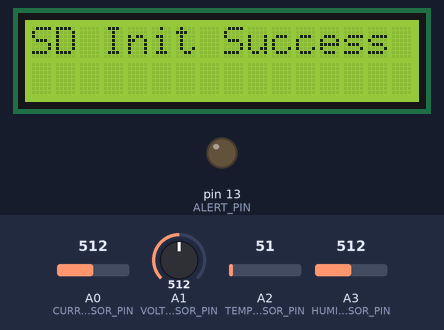
A sketch run on a simulated Arduino Uno, built with avr-gcc and run on an emulated ATmega328P. Shown: 16×2 character LCD, output pins drawn as LEDs (lit = HIGH). The test bench sets the inputs (shaded band); at power-on: A0 (CURRENT_SENSOR_PIN) = 512, A1 (VOLTAGE_SENSOR_PIN) = 512, A2 (TEMP_SENSOR_PIN) = 51, A3 (HUMIDITY_SENSOR_PIN) = 512. Storage starts empty; what the sketch prints to the serial monitor is not drawn.

Above: at 4.2 s.
At 20.4 s:
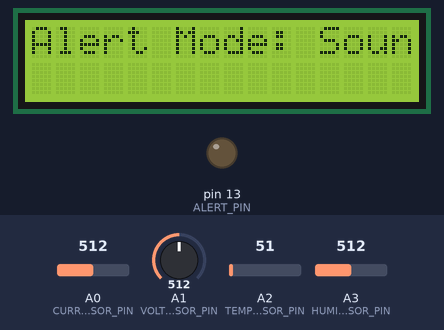
20.5 s: A0 (CURRENT_SENSOR_PIN) set to 716
At 21.43 s:
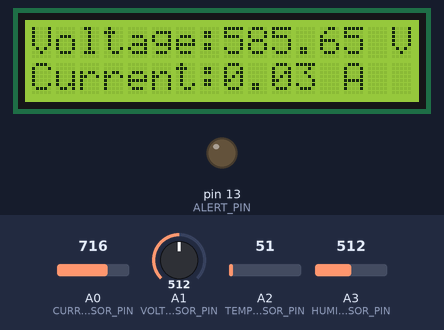
23.1 s: A1 (VOLTAGE_SENSOR_PIN) set to 279
26.1 s: A1 (VOLTAGE_SENSOR_PIN) set to 245
27.8 s: A0 (CURRENT_SENSOR_PIN) set to 742
At 30.92 s:
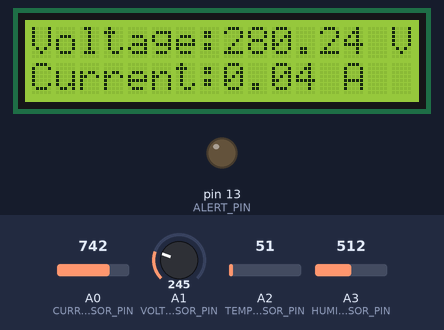
Timing chart, 0 to 31.8 s (numbered marks = the images above; inputs shaded):
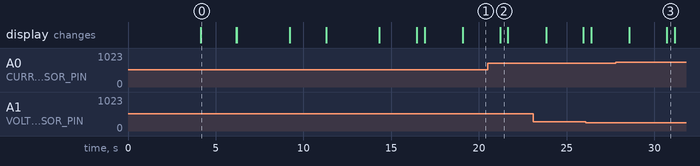

Measured:
- what the display in image 0 shows lasts 2.0 s, from 4.2 s to 6.2 s
- what the display in image 2 shows lasts 0.5 s, from 21.2 s to 21.7 s

The sketch:

FactorySense.ino
```cpp
// Libraries for LCD and voltage sensor
#include <LiquidCrystal.h>
#include <SPI.h>
#include <SD.h>

// Define pins for current and voltage sensors
#define CURRENT_SENSOR_PIN A0
#define VOLTAGE_SENSOR_PIN A1

// Set up the LCD pins
LiquidCrystal lcd(12, 11, 5, 4, 3, 2);

// Calibration constants for the sensors
const float VOLTAGE_CALIBRATION = 234.26;  // Adjust based on the sensor
const float CURRENT_CALIBRATION = 30.0;    // Adjust based on the sensor

void inner_setup() {
  Serial.begin(9600);
  lcd.begin(16, 2);  // Initialize LCD (16x2 size)
  lcd.print("Power Meter");
  delay(2000);
  lcd.clear();
}

unsigned long previousMillis = 0;  // stores the last time display was updated
const long interval = 2000;        // interval at which to update display (2 seconds)
bool showPower = true;             // toggle between showing power and voltage/current

void inner_loop() {
  // Read current from SCT-013
  float current = readCurrent(CURRENT_SENSOR_PIN);

  // Read voltage from ZMPT101B
  float voltage = readVoltage(VOLTAGE_SENSOR_PIN);

  // Calculate power consumption (P = V * I)
  float power = voltage * current;

  // Get the current time
  unsigned long currentMillis = millis();

  // If 2 seconds have passed, update the display
  if (currentMillis - previousMillis >= interval) {
    previousMillis = currentMillis;

    lcd.clear();

    if (showPower) {
      // Display power on the LCD
      lcd.setCursor(0, 0);
      lcd.print("Power:");
      lcd.setCursor(0, 1);
      lcd.print(power);
      lcd.print(" W");
    } else {
      // Display voltage and current on the LCD
      lcd.setCursor(0, 0);
      lcd.print("Voltage:");
      lcd.print(voltage);
      lcd.print(" V");
      lcd.setCursor(0, 1);
      lcd.print("Current:");
      lcd.print(current);
      lcd.print(" A");
    }

    // Toggle the display flag
    showPower = !showPower;
  }

  // Print to Serial Monitor
  Serial.print("Current: ");
  Serial.print(current);
  Serial.print(" A, Voltage: ");
  Serial.print(voltage);
  Serial.print(" V, Power: ");
  Serial.print(power);
  Serial.println(" W");
}

float readCurrent(int pin) {
  int sensorValue = analogRead(pin);
  float current = (sensorValue - 512) * (5.0 / 1024.0) / CURRENT_CALIBRATION;
  return abs(current);  // Return the absolute current value
}

float readVoltage(int pin) {
  int sensorValue = analogRead(pin);
  float voltage = sensorValue * (5.0 / 1024.0) * VOLTAGE_CALIBRATION;
  return voltage;
}


// SD card chip select pin
const int chipSelect = 4;  // Adjust based on your SD card module

void inner3_setup() {
  inner_setup();
  Serial.begin(9600);

  // Initialize LCD
  lcd.begin(16, 2);
  lcd.print("Power Meter");
  delay(2000);
  lcd.clear();

  // Initialize SD card
  if (!SD.begin(chipSelect)) {
    Serial.println("SD card initialization failed!");
    lcd.print("SD Init Failed");
    return;
  }
  Serial.println("SD card initialized.");
  lcd.print("SD Init Success");
  delay(2000);
  lcd.clear();
}

void logDataToSD(float voltage, float current, float power) {
  // Open the file for appending
  File dataFile = SD.open("datalog.txt", FILE_WRITE);

  // If the file is available, write the data
  if (dataFile) {
    dataFile.print("Voltage: ");
    dataFile.print(voltage);
    dataFile.print(" V, Current: ");
    dataFile.print(current);
    dataFile.print(" A, Power: ");
    dataFile.print(power);
    dataFile.println(" W");
    dataFile.close();  // Close the file
    Serial.println("Data logged to SD card.");
  } else {
    Serial.println("Error opening datalog.txt");
  }
}

void inner3_loop() {
  inner_loop();
  // Read current from SCT-013
  float current = readCurrent(CURRENT_SENSOR_PIN);

  // Read voltage from ZMPT101B
  float voltage = readVoltage(VOLTAGE_SENSOR_PIN);

  // Calculate power consumption (P = V * I)
  float power = voltage * current;

  // Log data to SD card
  logDataToSD(voltage, current, power);

  // Existing alternating display code (from version 2.0)
  unsigned long currentMillis = millis();

  if (currentMillis - previousMillis >= interval) {
    previousMillis = currentMillis;

    lcd.clear();

    if (showPower) {
      lcd.setCursor(0, 0);
      lcd.print("Power:");
      lcd.setCursor(0, 1);
      lcd.print(power);
      lcd.print(" W");
    } else {
      lcd.setCursor(0, 0);
      lcd.print("Voltage:");
      lcd.print(voltage);
      lcd.print(" V");
      lcd.setCursor(0, 1);
      lcd.print("Current:");
      lcd.print(current);
      lcd.print(" A");
    }

    showPower = !showPower;
  }

  // Print to Serial Monitor
  Serial.print("Current: ");
  Serial.print(current);
  Serial.print(" A, Voltage: ");
  Serial.print(voltage);
  Serial.print(" V, Power: ");
  Serial.print(power);
  Serial.println(" W");
}

#include <SoftwareSerial.h>

// Bluetooth module pins
SoftwareSerial bluetooth(10, 11);  // RX, TX pins for Bluetooth module

void inner4_setup() {
  // Call the existing setup function for LCD and SD card
  inner3_setup();

  // Initialize Bluetooth serial communication
  bluetooth.begin(9600);
  Serial.println("Bluetooth initialized.");
}

void sendDataOverBluetooth(float voltage, float current, float power) {
  bluetooth.print("Voltage: ");
  bluetooth.print(voltage);
  bluetooth.print(" V, Current: ");
  bluetooth.print(current);
  bluetooth.print(" A, Power: ");
  bluetooth.print(power);
  bluetooth.println(" W");

  Serial.println("Data sent over Bluetooth.");
}

void inner4_loop() {
  // Call the existing loop function for data logging and display
  inner3_loop();

  // Read current from SCT-013
  float current = readCurrent(CURRENT_SENSOR_PIN);

  // Read voltage from ZMPT101B
  float voltage = readVoltage(VOLTAGE_SENSOR_PIN);

  // Calculate power consumption (P = V * I)
  float power = voltage * current;

  // Send data over Bluetooth
  sendDataOverBluetooth(voltage, current, power);
}

void inner5_setup() {
  // Call the existing setup function for LCD and SD card
  inner4_setup();
}

// New Feature: Real-time power consumption graphing

void plotPowerGraph(float power) {
  // This function will print the power value in a way that can be used by the Arduino Serial Plotter
  Serial.print("Power: ");
  Serial.println(power);  // Power value is plotted on the graph
}

void inner5_loop() {
  // Call the existing loop function for logging and Bluetooth transmission
  inner4_loop();

  // Read current from SCT-013
  float current = readCurrent(CURRENT_SENSOR_PIN);

  // Read voltage from ZMPT101B
  float voltage = readVoltage(VOLTAGE_SENSOR_PIN);

  // Calculate power consumption (P = V * I)
  float power = voltage * current;

  // Plot the power graph
  plotPowerGraph(power);

  // Send data over Bluetooth
  sendDataOverBluetooth(voltage, current, power);
}

void inner6_setup(){
  inner5_setup();
}

// New Feature: Calibration for current and voltage sensors

float calibrateCurrentSensor(float currentReading) {
  // Apply calibration factor to current sensor reading
  float calibratedCurrent = currentReading * CURRENT_CALIBRATION;
  return calibratedCurrent;
}

float calibrateVoltageSensor(float voltageReading) {
  // Apply calibration factor to voltage sensor reading
  float calibratedVoltage = voltageReading * VOLTAGE_CALIBRATION;
  return calibratedVoltage;
}

void inner6_loop() {
  // Call the existing loop function for logging and Bluetooth transmission
  inner5_loop();

  // Read current from SCT-013 and apply calibration
  float rawCurrent = readCurrent(CURRENT_SENSOR_PIN);
  float current = calibrateCurrentSensor(rawCurrent);

  // Read voltage from ZMPT101B and apply calibration
  float rawVoltage = readVoltage(VOLTAGE_SENSOR_PIN);
  float voltage = calibrateVoltageSensor(rawVoltage);

  // Calculate power consumption (P = V * I)
  float power = voltage * current;

  // Plot the power graph
  plotPowerGraph(power);

  // Send data over Bluetooth
  sendDataOverBluetooth(voltage, current, power);
}


// New Feature: Power Threshold Alert

const float POWER_THRESHOLD = 100.0;  // Example threshold (in watts)
const int ALERT_PIN = 13;             // Pin connected to the alert system (e.g., LED)

void inner7_setup() {
  inner6_setup();  // Call version 6.0 setup

  // Set up the alert pin
  pinMode(ALERT_PIN, OUTPUT);
  digitalWrite(ALERT_PIN, LOW);  // Turn off alert at start

  Serial.println("Version 7.0 Setup Complete");
}

void inner7_loop() {
  inner6_loop();  // Call version 6.0 loop

  // Check if power exceeds threshold
  float current = readCurrent(CURRENT_SENSOR_PIN);
  float voltage = readVoltage(VOLTAGE_SENSOR_PIN);
  float power = voltage * current;

  if (power > POWER_THRESHOLD) {
    digitalWrite(ALERT_PIN, HIGH);  // Turn on alert (e.g., LED on)
    Serial.println("Power threshold exceeded! Alert triggered.");
  } else {
    digitalWrite(ALERT_PIN, LOW);   // Turn off alert (e.g., LED off)
  }

  Serial.println("Version 7.0 Loop Running");
}


// New Feature: Timestamping for Readings

void logDataWithTimestamp(float voltage, float current, float power) {
  // Get the current timestamp
  unsigned long timestamp = millis();  // Use millis for simplicity; can be replaced with a real RTC module

  // Log the data with the timestamp to the Serial Monitor
  Serial.print("Timestamp: ");
  Serial.print(timestamp);
  Serial.print(", Voltage: ");
  Serial.print(voltage);
  Serial.print(" V, Current: ");
  Serial.print(current);
  Serial.print(" A, Power: ");
  Serial.print(power);
  Serial.println(" W");

  // If needed, log the timestamp to the SD card as well
  File dataFile = SD.open("datalog.txt", FILE_WRITE);
  if (dataFile) {
    dataFile.print("Timestamp: ");
    dataFile.print(timestamp);
    dataFile.print(", Voltage: ");
    dataFile.print(voltage);
    dataFile.print(" V, Current: ");
    dataFile.print(current);
    dataFile.print(" A, Power: ");
    dataFile.println(power);
    dataFile.close();
  } else {
    Serial.println("Error opening datalog.txt");
  }
}

void inner8_setup(){
  inner7_setup();
}

void inner8_loop() {
  inner7_loop();  // Call version 7.0 loop

  // Read current from SCT-013
  float current = readCurrent(CURRENT_SENSOR_PIN);

  // Read voltage from ZMPT101B
  float voltage = readVoltage(VOLTAGE_SENSOR_PIN);

  // Calculate power consumption (P = V * I)
  float power = voltage * current;

  // Log data with timestamp
  logDataWithTimestamp(voltage, current, power);

  // Check if power exceeds threshold (from v7.0)
  if (power > POWER_THRESHOLD) {
    digitalWrite(ALERT_PIN, HIGH);  // Turn on alert (e.g., LED on)
    Serial.println("Power threshold exceeded! Alert triggered.");
  } else {
    digitalWrite(ALERT_PIN, LOW);   // Turn off alert (e.g., LED off)
  }

  Serial.println("Version 8.0 Loop Running");
}


// New Feature: Energy Cost Estimation

const float COST_PER_KWH = 0.12;  // Cost per kilowatt-hour in USD

void inner9_setup() {
  inner8_setup();  // Call version 8.0 setup

  Serial.println("Version 9.0 Setup Complete with Energy Cost Estimation");
}

void inner9_loop() {
  inner8_loop();  // Call version 8.0 loop

  // Calculate power consumption (P = V * I)
  float current = readCurrent(CURRENT_SENSOR_PIN);
  float voltage = readVoltage(VOLTAGE_SENSOR_PIN);
  float power = voltage * current;  // Power in watts

  // Estimate energy cost based on power consumption
  float energyConsumedKWh = power / 1000.0;  // Convert power from watts to kilowatts
  float estimatedCost = energyConsumedKWh * COST_PER_KWH;

  // Print the estimated cost
  Serial.print("Estimated Cost: $");
  Serial.println(estimatedCost);

  Serial.println("Version 9.0 Loop Running");
}


// New Feature: Settings Menu on LCD

float newPowerThreshold = POWER_THRESHOLD;
float newCostPerKWH = COST_PER_KWH;

void displaySettingsMenu() {
  lcd.clear();
  lcd.setCursor(0, 0);
  lcd.print("1.Power Threshold");
  lcd.setCursor(0, 1);
  lcd.print("2.Cost/kWh");
  delay(3000);
}

void updateSettings(int option) {
  switch (option) {
    case 1:
      // Simulate adjusting power threshold
      newPowerThreshold = newPowerThreshold + 10.0;
      lcd.clear();
      lcd.print("Threshold: ");
      lcd.print(newPowerThreshold);
      delay(2000);
      break;
    case 2:
      // Simulate adjusting cost per kWh
      newCostPerKWH = newCostPerKWH + 0.02;
      lcd.clear();
      lcd.print("Cost/kWh: $");
      lcd.print(newCostPerKWH);
      delay(2000);
      break;
    default:
      lcd.clear();
      lcd.print("Invalid Option");
      delay(2000);
      break;
  }
}

void inner10_setup() {
  inner9_setup();  // Call version 9.0 setup

  displaySettingsMenu();
  int selectedOption = 1;  // For now, we simulate option selection. Adjust to your input method.
  updateSettings(selectedOption);

  Serial.println("Version 10.0 Setup Complete with Settings Menu");
}

void inner10_loop() {
  inner9_loop();  // Call version 9.0 loop

  // Simulate adjusting settings via a menu in the loop
  int selectedOption = 2;  // For now, we simulate option selection. Adjust to your input method.
  updateSettings(selectedOption);

  Serial.println("Version 10.0 Loop Running");
}


// New Feature: Cloud Integration for Remote Monitoring

void uploadDataToCloud(float voltage, float current, float power) {
  // Simulate cloud upload (this would use actual cloud API calls in a real system)
  Serial.print("Uploading to cloud: Voltage: ");
  Serial.print(voltage);
  Serial.print(" V, Current: ");
  Serial.print(current);
  Serial.print(" A, Power: ");
  Serial.println(power);
}

void inner11_setup() {
  inner10_setup();  // Call version 10.0 setup

  Serial.println("Version 11.0 Setup Complete with Cloud Integration");
}

void inner11_loop() {
  inner10_loop();  // Call version 10.0 loop

  // Simulate uploading data to the cloud
  float current = readCurrent(CURRENT_SENSOR_PIN);
  float voltage = readVoltage(VOLTAGE_SENSOR_PIN);
  float power = voltage * current;

  uploadDataToCloud(voltage, current, power);

  Serial.println("Version 11.0 Loop Running");
}


// New Feature: Further IoT Integrations

void integrateWithIoTPlatform(float voltage, float current, float power) {
  // Simulate IoT platform integration (this would use actual API calls to IoT platforms)
  Serial.print("Sending data to IoT platform: Voltage: ");
  Serial.print(voltage);
  Serial.print(" V, Current: ");
  Serial.print(current);
  Serial.print(" A, Power: ");
  Serial.println(power);
}

void inner12_setup() {
  inner11_setup();  // Call version 11.0 setup

  Serial.println("Version 12.0 Setup Complete with IoT Integration");
}

void inner12_loop() {
  inner11_loop();  // Call version 11.0 loop

  // Simulate IoT platform integration
  float current = readCurrent(CURRENT_SENSOR_PIN);
  float voltage = readVoltage(VOLTAGE_SENSOR_PIN);
  float power = voltage * current;

  integrateWithIoTPlatform(voltage, current, power);

  Serial.println("Version 12.0 Loop Running");
}


// New Feature: User Customization of Alerts

float userPowerThreshold = POWER_THRESHOLD;
int alertMode = 1;  // 1 for LED alert, 2 for sound alert (simulated)

void displayAlertMenu() {
  lcd.clear();
  lcd.setCursor(0, 0);
  lcd.print("1.Set Threshold");
  lcd.setCursor(0, 1);
  lcd.print("2.Set Alert Mode");
  delay(3000);
}

void updateAlertSettings(int option) {
  switch (option) {
    case 1:
      // Simulate adjusting power threshold
      userPowerThreshold = userPowerThreshold + 5.0;
      lcd.clear();
      lcd.print("Threshold: ");
      lcd.print(userPowerThreshold);
      delay(2000);
      break;
    case 2:
      // Simulate adjusting alert mode
      alertMode = (alertMode == 1) ? 2 : 1;  // Toggle between LED and sound alert
      lcd.clear();
      lcd.print("Alert Mode: ");
      lcd.print((alertMode == 1) ? "LED" : "Sound");
      delay(2000);
      break;
    default:
      lcd.clear();
      lcd.print("Invalid Option");
      delay(2000);
      break;
  }
}

void inner13_setup() {
  inner12_setup();  // Call version 12.0 setup

  displayAlertMenu();
  int selectedOption = 1;  // For now, we simulate option selection. Adjust to your input method.
  updateAlertSettings(selectedOption);

  Serial.println("Version 13.0 Setup Complete with Custom Alerts");
}

void inner13_loop() {
  inner12_loop();  // Call version 12.0 loop

  // Simulate adjusting alert settings via the menu in the loop
  int selectedOption = 2;  // For now, we simulate option selection. Adjust to your input method.
  updateAlertSettings(selectedOption);

  // Check if power exceeds user-defined threshold and trigger the appropriate alert
  float current = readCurrent(CURRENT_SENSOR_PIN);
  float voltage = readVoltage(VOLTAGE_SENSOR_PIN);
  float power = voltage * current;

  if (power > userPowerThreshold) {
    if (alertMode == 1) {
      digitalWrite(ALERT_PIN, HIGH);  // LED alert
    } else {
      Serial.println("Sound alert triggered!");  // Simulate sound alert
    }
    Serial.println("Custom power threshold exceeded! Alert triggered.");
  } else {
    digitalWrite(ALERT_PIN, LOW);  // Turn off LED alert if active
  }

  Serial.println("Version 13.0 Loop Running");
}


// New Feature: Enhanced Graphing Features

void plotGraph(float voltage, float current, float power) {
  // Print values for the Arduino Serial Plotter (multiple parameters at once)
  Serial.print("Voltage: ");
  Serial.print(voltage);
  Serial.print(", Current: ");
  Serial.print(current);
  Serial.print(", Power: ");
  Serial.println(power);
}

void inner14_setup() {
  inner13_setup();  // Call version 13.0 setup

  Serial.println("Version 14.0 Setup Complete with Enhanced Graphing Features");
}

void inner14_loop() {
  inner13_loop();  // Call version 13.0 loop

  // Simulate enhanced graphing for multiple parameters
  float current = readCurrent(CURRENT_SENSOR_PIN);
  float voltage = readVoltage(VOLTAGE_SENSOR_PIN);
  float power = voltage * current;

  // Plot the voltage, current, and power simultaneously
  plotGraph(voltage, current, power);

  Serial.println("Version 14.0 Loop Running");
}


// New Feature: Support for Additional Sensors

#define TEMP_SENSOR_PIN A2  // Example pin for temperature sensor
#define HUMIDITY_SENSOR_PIN A3  // Example pin for humidity sensor

float readTemperature() {
  // Simulate reading from a temperature sensor
  return analogRead(TEMP_SENSOR_PIN) * (5.0 / 1023.0) * 100.0;  // Example conversion
}

float readHumidity() {
  // Simulate reading from a humidity sensor
  return analogRead(HUMIDITY_SENSOR_PIN) * (5.0 / 1023.0) * 100.0;  // Example conversion
}

void inner15_setup() {
  inner14_setup();  // Call version 14.0 setup

  Serial.println("Version 15.0 Setup Complete with Additional Sensors");
}

void inner15_loop() {
  inner14_loop();  // Call version 14.0 loop

  // Read temperature and humidity
  float temperature = readTemperature();
  float humidity = readHumidity();

  // Print temperature and humidity readings
  Serial.print("Temperature: ");
  Serial.print(temperature);
  Serial.print(" C, Humidity: ");
  Serial.println(humidity);
}


// New Feature: Remote Control via Cloud

void receiveRemoteCommand(String command) {
  // Simulate receiving a command from the cloud to adjust settings
  if (command == "SET_THRESHOLD") {
    userPowerThreshold = 120.0;  // Example: adjust power threshold remotely
    Serial.println("Remote: Power threshold set to 120W.");
  } else if (command == "ACTIVATE_ALERT") {
    digitalWrite(ALERT_PIN, HIGH);  // Example: activate alert remotely
    Serial.println("Remote: Alert activated.");
  } else {
    Serial.println("Remote: Unknown command received.");
  }
}

void setup() {
  inner15_setup();  // Call version 15.0 setup

  Serial.println("Version 16.0 Setup Complete with Remote Control");
}

void loop() {
  inner15_loop();  // Call version 15.0 loop

  // Simulate receiving a command from the cloud
  String remoteCommand = "SET_THRESHOLD";  // Example command received from cloud
  receiveRemoteCommand(remoteCommand);
}
```
